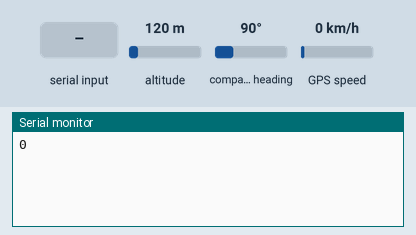
Recording of a sketch running on a simulated Arduino Uno, built with avr-gcc and run on an emulated ATmega328P. Shown: the last lines printed to the serial monitor. The test bench sets the inputs (shaded band); at power-on: altitude 120 m, compass heading 90°, GPS speed 0 km/h. The GPS gets a fix after 3 s at 37.7749, -122.4194 with 8 satellites.

Above: at 1.2 s.
1.3 s: altitude set to 20 m
At 3.8 s:
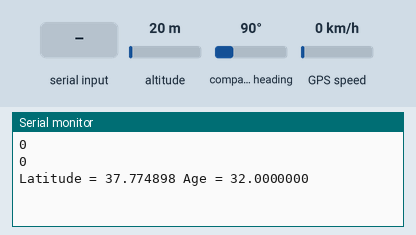
4.7 s: byte 30 received over Serial
At 5.7 s:
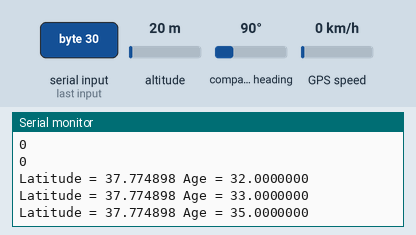
Timing chart, 0 to 7.7 s (numbered marks = the images above; inputs shaded):
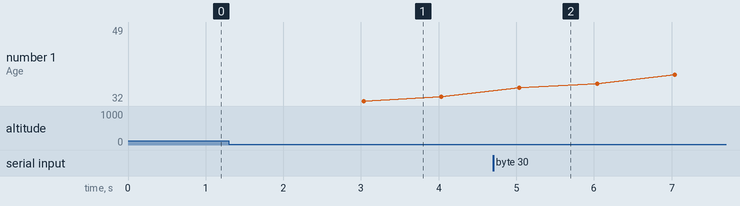

The sketch:

sketch_may06a.ino
```cpp
#include <TinyGPS.h>

TinyGPS gps;  //Creates a new instance of the TinyGPS object


void setup()
{
  Serial.begin(9600);
//  Serial.print("Simple TinyGPS library v. "); Serial.println(TinyGPS::library_version());
//  Serial.println("Testing GPS");
//  Serial.println("Designed by: www.TheEngineeringProjects.com");
//  Serial.println();
}

void loop()
{
  bool newData = false;
  unsigned long chars;
  unsigned short sentences, failed;

  // For one second we parse GPS data and report some key values
  for (unsigned long start = millis(); millis() - start < 1000;)
  {
    while (Serial.available())
    {
      char c = Serial.read();
      //Serial.print(c);
      if (gps.encode(c))
        newData = true;
    }
  }

  if (newData)      //If newData is true
  {
    float flat, flon;
    unsigned long age;
    gps.f_get_position(&flat, &flon, &age);
    if(flat > 0.00000){
    Serial.print("Latitude = ");
    Serial.print(flat == TinyGPS::GPS_INVALID_F_ANGLE ? 0.0 : flat, 6);}
   // Serial.print("my print=");
   // Serial.print(flat);
    //delay(5000);
    if(flon > 0.000000)
    {
     Serial.print(" Longitude = ");
    Serial.print(flon == TinyGPS::GPS_INVALID_F_ANGLE ? 0.0 : flon, 6);}

    if(age!=0)
    {Serial.print(" Age = ");
    Serial.print(age == TinyGPS::GPS_INVALID_AGE ? 0.0 : age, 6);}
  }

  Serial.println(failed);
 // if (chars == 0)
   // Serial.println("** No characters received from GPS: check wiring **");
}
```

Measured:
- after the input at 4.7 s, the serial monitor: prints a new line after 0.34 s (image 2)
